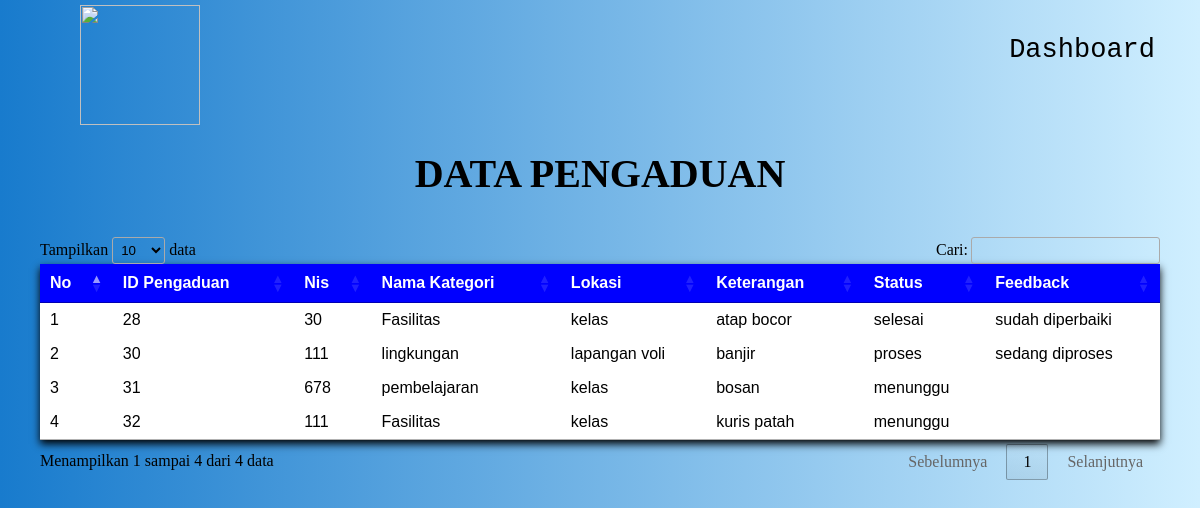
The page /sekolah_2026_12RPL2_UJIKOM_NURI_ESA_SHABILA/data_pengaduan.php (signed in) on the database its author committed.
### tables this page shows
CREATE TABLE `input_aspirasi` (
  `id_pelaporan` int NOT NULL,
  `nis` varchar(10) NOT NULL,
  `id_kategori` int NOT NULL,
  `lokasi` varchar(50) NOT NULL,
  `keterangan` text NOT NULL,
  `status` enum('menunggu','proses','selesai') NOT NULL DEFAULT 'menunggu',
  `tanggal` datetime NOT NULL DEFAULT CURRENT_TIMESTAMP,
  `feedback` text
);

CREATE TABLE `kategori` (
  `id_kategori` int NOT NULL,
  `ket_kategori` varchar(50) NOT NULL
);

### sekolah_2026_12RPL2_UJIKOM_NURI_ESA_SHABILA/data_pengaduan.php (the view, shortened to what this page needs)
<!DOCTYPE html>
<html>
<head>
<link rel="stylesheet" href="https://cdn.datatables.net/1.13.8/css/jquery.dataTables.min.css">
</head>
<body>
     <nav>
          <img src="https://www.smkmutucikampek.sch.id/wp-content/uploads/2021/06/logo_mutu_png_transparant-removebg-preview-1.png">
          <a href="dashboard_siswa.php">Dashboard</a>
     </nav>
     <p><b>DATA PENGADUAN</b></p>
     <table id="datatable" class="tabel-datapengaduan">
          <thead>
               <tr>
                    <th>No</th>
                    <th>ID Pengaduan</th>
                    <th>Nis</th>
                    <th>Nama Kategori</th>
                    <th>Lokasi</th>
                    <th>Keterangan</th>
                    <th>Status</th>
                    <th>Feedback</th>
               </tr>
          </thead>
          <tbody>
          <?php include 'koneksi.php';
          $no = 1;
          $query = mysqli_query($koneksi, "SELECT input_aspirasi.*, kategori.ket_kategori
               FROM input_aspirasi LEFT JOIN kategori ON input_aspirasi.id_kategori = kategori.id_kategori");
          while($data = mysqli_fetch_assoc(($query))) {
          ?>
          <tr>
               <td><?php echo $no++; ?></td>
               <td><?php echo $data['id_pelaporan']; ?></td>
               <td><?php echo $data['nis']; ?></td>
               <td><?php echo $data['ket_kategori']; ?></td>
               <td><?php echo $data['lokasi']; ?></td>
               <td><?php echo $data['keterangan']; ?></td>
               <td><?php echo $data['status']; ?></td>
               <td><?php echo $data['feedback']; ?></td>
          </tr>
          <?php } ?>
          </tbody>
     </table>
</body>
</html>

### sekolah_2026_12RPL2_UJIKOM_NURI_ESA_SHABILA/data_pengaduan.php (style rules this page uses)
body { margin: 0; min-height: 100vh; background: linear-gradient(to right, #187bcd, #d0efff); padding: 20px 40px; }
p { font-size: 40px; font-family: tahoma; text-align: center; }
.tabel-datapengaduan { width: 100%; border-collapse: collapse; margin-top: 20px; background: white; font-family: Arial, sans-serif; box-shadow: 0 4px 8px rgba(0,0,0,1); }
.tabel-datapengaduan th { background: blue; color: white; padding: 15px; text-align: center; }
img { width: 120px; height: 120px; }
nav { display: flex; align-items: center; justify-content: space-between; padding: 0 40px; height: 90px; }
nav a { font-family: monospace; color: black; font-size: 27px; text-decoration: none; position: absolute; right: 45px; top: 35px; cursor: pointer; }

### rows shown on the page
input_aspirasi: id_pelaporan "28", nis "30", id_kategori.ket_kategori "Fasilitas", lokasi "kelas", keterangan "atap bocor", status "selesai", feedback "sudah diperbaiki"
input_aspirasi: id_pelaporan "30", nis "111", id_kategori.ket_kategori "lingkungan", lokasi "lapangan voli", keterangan "banjir", status "proses", feedback "sedang diproses"
input_aspirasi: id_pelaporan "31", nis "678", id_kategori.ket_kategori "pembelajaran", lokasi "kelas", keterangan "bosan", status "menunggu"
input_aspirasi: id_pelaporan "32", nis "111", id_kategori.ket_kategori "Fasilitas", lokasi "kelas", keterangan "kuris patah", status "menunggu"
